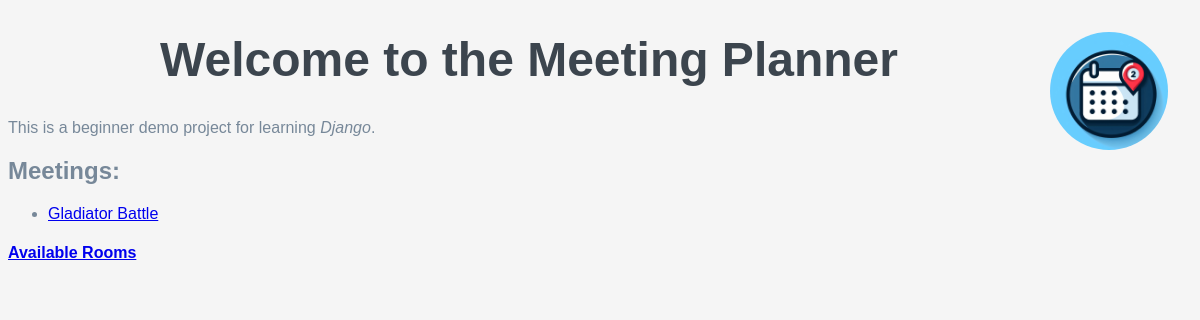
Before: / with the older database file.
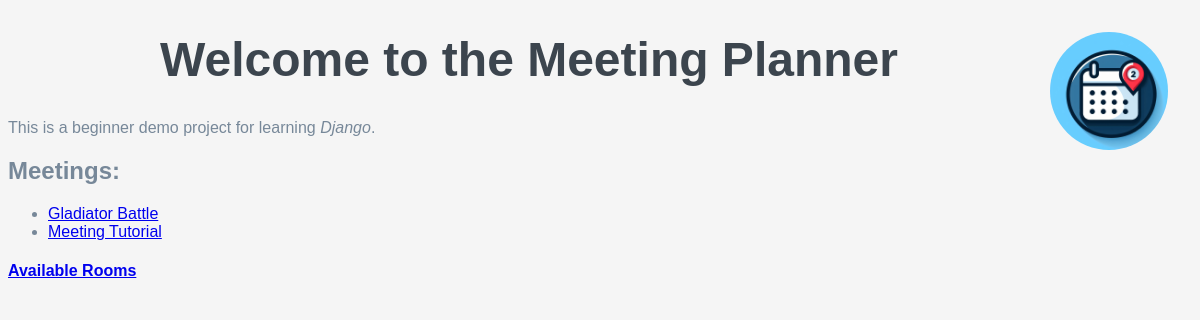
After: the same page with the newer database file.
### meetings/models.py (models this page shows, shortened)
class Meeting(models.Model):
    title = models.CharField(max_length=200)
    date = models.DateField()
    start_time = models.TimeField(default=time(9))
    duration = models.IntegerField(default=1)
    room = models.ForeignKey(Room, on_delete=models.CASCADE)

### website/views.py (the view)
# urls.py: path('', welcome, name="home"),
def welcome(request):
    return render(request, "website/welcome.html",
                  {"meetings": Meeting.objects.all()})

### website/templates/website/welcome.html (shortened to what this page needs)
{% extends "base.html" %}
{% block content %}
        <h1>Welcome to the Meeting Planner</h1>
        <p>
            This is a beginner demo project for learning <em>Django</em>.
        </p>
        <h2>Meetings:</h2>
        <ul>
            {% for meeting in meetings %}
                <li>
                    <a href="{% url 'detail' meeting.id %}">
                        {{meeting.title}}
                    </a>
                </li>
            {% endfor %}
        </ul>
        <h4><a href="{% url 'rooms' %}">Available Rooms</a></h4>
{% endblock %}

Changed rows visible on the page:
added Meeting: title "Meeting Tutorial"
